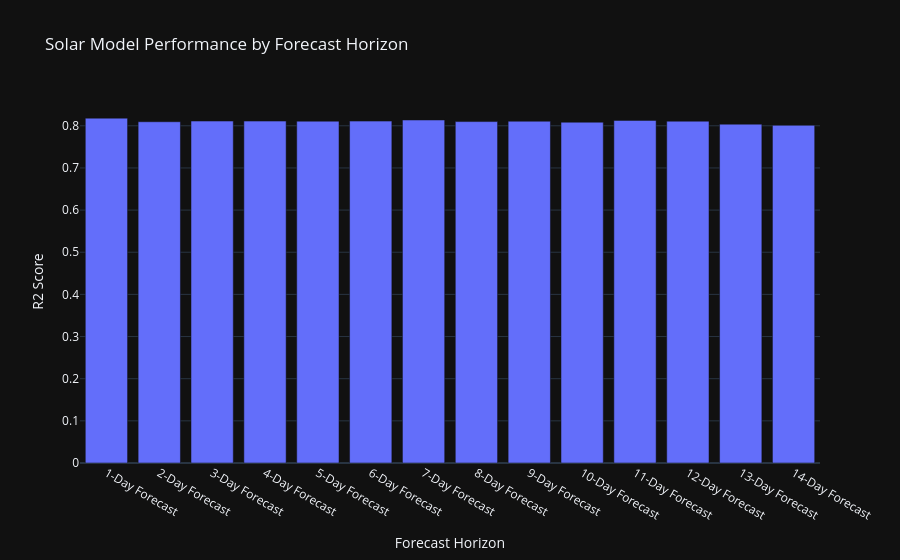

The notebook cell saved with this chart:
### Code cell
# Plot horizon scores.
fig = px.bar(
    forecast_scores,
    x="forecast",
    y="r2",
    title="Solar Model Performance by Forecast Horizon",
    labels={"forecast": "Forecast Horizon", "r2": "R2 Score"},
)

fig.show()

### Figure 1 — Plotly figure (JSON) as saved in the notebook; plotly's stock layout.template omitted (floating-point values rounded to 4 significant figures)
{"data": [{"hovertemplate": "Forecast Horizon=%{x}<br>R2 Score=%{y}<extra></extra>", "legendgroup": "", "marker": {"color": "#636efa", "pattern": {"shape": ""}}, "name": "", "orientation": "v", "showlegend": false, "textposition": "auto", "x": ["1-Day Forecast", "2-Day Forecast", "3-Day Forecast", "4-Day Forecast", "5-Day Forecast", "6-Day Forecast", "7-Day Forecast", "8-Day Forecast", "9-Day Forecast", "10-Day Forecast", "11-Day Forecast", "12-Day Forecast", "13-Day Forecast", "14-Day Forecast"], "xaxis": "x", "y": [0.8181, 0.8096, 0.8112, 0.8111, 0.811, 0.8111, 0.8138, 0.81, 0.8109, 0.8085, 0.8128, 0.8109, 0.8039, 0.8011], "yaxis": "y", "type": "bar"}], "layout": {"xaxis": {"anchor": "y", "domain": [0.0, 1.0], "title": {"text": "Forecast Horizon"}}, "yaxis": {"anchor": "x", "domain": [0.0, 1.0], "title": {"text": "R2 Score"}}, "legend": {"tracegroupgap": 0}, "title": {"text": "Solar Model Performance by Forecast Horizon"}, "barmode": "relative"}}
